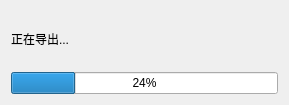
<?xml version="1.0" encoding="UTF-8"?>
<ui version="4.0">
 <class>ExportProgressDlg</class>
 <widget class="QDialog" name="ExportProgressDlg">
  <property name="geometry">
   <rect>
    <x>0</x>
    <y>0</y>
    <width>289</width>
    <height>105</height>
   </rect>
  </property>
  <property name="windowTitle">
   <string>导出进度</string>
  </property>
  <layout class="QVBoxLayout" name="verticalLayout">
   <item>
    <widget class="QLabel" name="label">
     <property name="text">
      <string>正在导出...</string>
     </property>
    </widget>
   </item>
   <item>
    <widget class="QProgressBar" name="progressBar">
     <property name="value">
      <number>24</number>
     </property>
    </widget>
   </item>
  </layout>
 </widget>
 <resources/>
 <connections/>
</ui>
